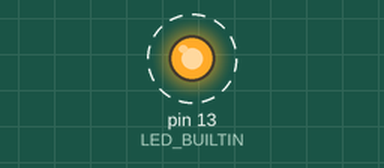
The sketch below on a simulated Arduino Uno, built with avr-gcc and run on an emulated ATmega328P. Shown: output pins drawn as LEDs (lit = HIGH). Dashed ring = blinking. EEPROM starts erased.

Above: at 0.96 s.
Timing chart, 0 to 3.9 s (numbered marks = the images above):
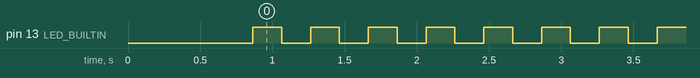

Measured:
- by itself, pin 13 (LED_BUILTIN): alternates HIGH for 0.20 s and LOW for 0.20 s

The sketch:

ResetEEPROM.ino
```cpp
#include <EEPROM.h>

void setup() {
  pinMode(LED_BUILTIN, OUTPUT);
  for (int i = 0; i < 255; i++) {
    EEPROM.write(i, 0);
  }
}

void loop() {
    digitalWrite(LED_BUILTIN, HIGH);
    delay(200);
    digitalWrite(LED_BUILTIN, LOW);
    delay(200);
}
```
